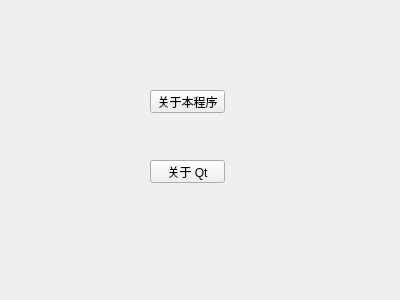
<?xml version="1.0" encoding="UTF-8"?>
<ui version="4.0">
 <class>Widget</class>
 <widget class="QWidget" name="Widget">
  <property name="geometry">
   <rect>
    <x>0</x>
    <y>0</y>
    <width>400</width>
    <height>300</height>
   </rect>
  </property>
  <property name="windowTitle">
   <string>Widget</string>
  </property>
  <widget class="QPushButton" name="pushButtonAbout">
   <property name="geometry">
    <rect>
     <x>150</x>
     <y>90</y>
     <width>75</width>
     <height>23</height>
    </rect>
   </property>
   <property name="text">
    <string>关于本程序</string>
   </property>
  </widget>
  <widget class="QPushButton" name="pushButtonAboutQt">
   <property name="geometry">
    <rect>
     <x>150</x>
     <y>160</y>
     <width>75</width>
     <height>23</height>
    </rect>
   </property>
   <property name="text">
    <string>关于 Qt</string>
   </property>
  </widget>
 </widget>
 <layoutdefault spacing="6" margin="11"/>
 <resources/>
 <connections/>
</ui>
